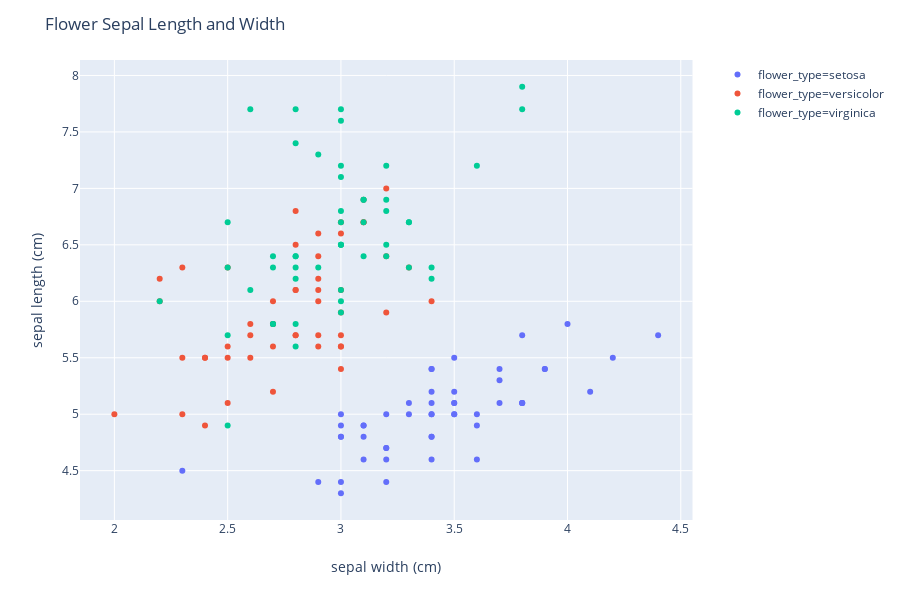

Notebook cell for this chart:
### Code cell
# use plotly express to plot a scatter plot of sepal length and sepal width colored by flower_type
import plotly.express as px

setosa = df.loc[df['flower_type']=='setosa']
versicolor = df.loc[df['flower_type']=='versicolor']
virginica = df.loc[df['flower_type']=='virginica']
# fig = px.scatter(setosa, x='sepal width (cm)', y="sepal length (cm)")
# fig = px.scatter(versicolor, x='sepal width (cm)', y="sepal length (cm)")
# fig = px.scatter(virginica, x='sepal width (cm)', y="sepal length (cm)")
fig = px.scatter(df, x="sepal width (cm)", y="sepal length (cm)", color="flower_type")
fig.update_layout(title='Flower Sepal Length and Width')
fig.show()

### Figure 1 — Plotly figure (JSON) as saved in the notebook; plotly's stock layout.template omitted (floating-point values rounded to 4 significant figures)
{"data": [{"hoverlabel": {"namelength": 0}, "hovertemplate": "flower_type=setosa<br>sepal width (cm)=%{x}<br>sepal length (cm)=%{y}", "legendgroup": "flower_type=setosa", "marker": {"color": "#636efa", "symbol": "circle"}, "mode": "markers", "name": "flower_type=setosa", "showlegend": true, "type": "scatter", "x": [3.5, 3, 3.2, 3.1, 3.6, 3.9, 3.4, 3.4, 2.9, 3.1, 3.7, 3.4, 3, 3, 4, 4.4, 3.9, 3.5, 3.8, 3.8, 3.4, 3.7, 3.6, 3.3, 3.4, 3, 3.4, 3.5, 3.4, 3.2, 3.1, 3.4, 4.1, 4.2, 3.1, 3.2, 3.5, 3.6, 3, 3.4, 3.5, 2.3, 3.2, 3.5, 3.8, 3, 3.8, 3.2, 3.7, 3.3], "xaxis": "x", "y": [5.1, 4.9, 4.7, 4.6, 5, 5.4, 4.6, 5, 4.4, 4.9, 5.4, 4.8, 4.8, 4.3, 5.8, 5.7, 5.4, 5.1, 5.7, 5.1, 5.4, 5.1, 4.6, 5.1, 4.8, 5, 5, 5.2, 5.2, 4.7, 4.8, 5.4, 5.2, 5.5, 4.9, 5, 5.5, 4.9, 4.4, 5.1, 5, 4.5, 4.4, 5, 5.1, 4.8, 5.1, 4.6, 5.3, 5], "yaxis": "y"}, {"hoverlabel": {"namelength": 0}, "hovertemplate": "flower_type=versicolor<br>sepal width (cm)=%{x}<br>sepal length (cm)=%{y}", "legendgroup": "flower_type=versicolor", "marker": {"color": "#EF553B", "symbol": "circle"}, "mode": "markers", "name": "flower_type=versicolor", "showlegend": true, "type": "scatter", "x": [3.2, 3.2, 3.1, 2.3, 2.8, 2.8, 3.3, 2.4, 2.9, 2.7, 2, 3, 2.2, 2.9, 2.9, 3.1, 3, 2.7, 2.2, 2.5, 3.2, 2.8, 2.5, 2.8, 2.9, 3, 2.8, 3, 2.9, 2.6, 2.4, 2.4, 2.7, 2.7, 3, 3.4, 3.1, 2.3, 3, 2.5, 2.6, 3, 2.6, 2.3, 2.7, 3, 2.9, 2.9, 2.5, 2.8], "xaxis": "x", "y": [7, 6.4, 6.9, 5.5, 6.5, 5.7, 6.3, 4.9, 6.6, 5.2, 5, 5.9, 6, 6.1, 5.6, 6.7, 5.6, 5.8, 6.2, 5.6, 5.9, 6.1, 6.3, 6.1, 6.4, 6.6, 6.8, 6.7, 6, 5.7, 5.5, 5.5, 5.8, 6, 5.4, 6, 6.7, 6.3, 5.6, 5.5, 5.5, 6.1, 5.8, 5, 5.6, 5.7, 5.7, 6.2, 5.1, 5.7], "yaxis": "y"}, {"hoverlabel": {"namelength": 0}, "hovertemplate": "flower_type=virginica<br>sepal width (cm)=%{x}<br>sepal length (cm)=%{y}", "legendgroup": "flower_type=virginica", "marker": {"color": "#00cc96", "symbol": "circle"}, "mode": "markers", "name": "flower_type=virginica", "showlegend": true, "type": "scatter", "x": [3.3, 2.7, 3, 2.9, 3, 3, 2.5, 2.9, 2.5, 3.6, 3.2, 2.7, 3, 2.5, 2.8, 3.2, 3, 3.8, 2.6, 2.2, 3.2, 2.8, 2.8, 2.7, 3.3, 3.2, 2.8, 3, 2.8, 3, 2.8, 3.8, 2.8, 2.8, 2.6, 3, 3.4, 3.1, 3, 3.1, 3.1, 3.1, 2.7, 3.2, 3.3, 3, 2.5, 3, 3.4, 3], "xaxis": "x", "y": [6.3, 5.8, 7.1, 6.3, 6.5, 7.6, 4.9, 7.3, 6.7, 7.2, 6.5, 6.4, 6.8, 5.7, 5.8, 6.4, 6.5, 7.7, 7.7, 6, 6.9, 5.6, 7.7, 6.3, 6.7, 7.2, 6.2, 6.1, 6.4, 7.2, 7.4, 7.9, 6.4, 6.3, 6.1, 7.7, 6.3, 6.4, 6, 6.9, 6.7, 6.9, 5.8, 6.8, 6.7, 6.7, 6.3, 6.5, 6.2, 5.9], "yaxis": "y"}], "layout": {"height": 600, "legend": {"tracegroupgap": 0}, "margin": {"t": 60}, "title": {"text": "Flower Sepal Length and Width"}, "xaxis": {"anchor": "y", "domain": [0, 0.98], "title": {"text": "sepal width (cm)"}}, "yaxis": {"anchor": "x", "domain": [0, 1], "title": {"text": "sepal length (cm)"}}}}
